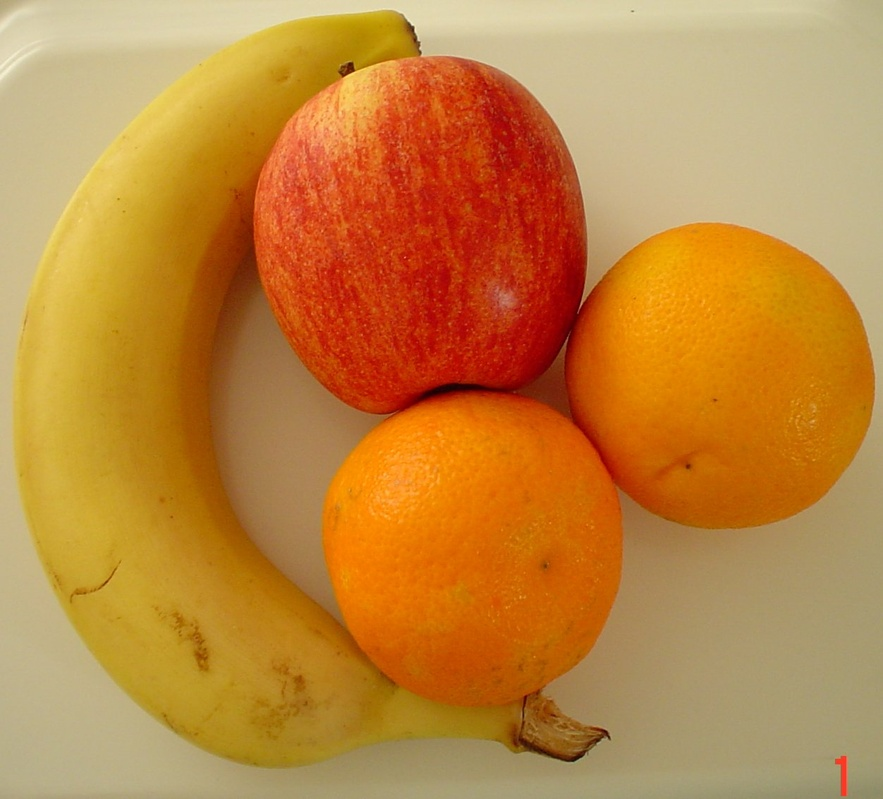
//> input picture color-based-object-detection/source/fruit-plate-2.jpeg, 883 x 799 px, shrunk from 1252 x 1132 before the run
$ ./ObjectDetectionHSV fruit-plate-2.jpeg 3   (built with g++ and OpenCV 4)
//> lines starting //> are read from the running program, lines starting //| are printed output that depends on the picture; after the words box and inside, x2 and y2 are one past the last pixel; in counts of white or black regions, pixels touching at a corner belong together
#include <opencv2/core/core.hpp>
#include <opencv2/highgui/highgui.hpp>
#include <opencv2/imgproc/imgproc.hpp>
#include <iostream>
#include <cstdlib>

using namespace cv;
using namespace std;


char window_name1[] = "Original Image";
char window_name2[] = "OrangeOnly Image";
int offset = 0;

Mat findHSVColor(const Mat& srcImage,  int rng=15) {

    // Make sure that your input image uses the channel order B, G, R (check not implemented).
    Mat inputClone = srcImage.clone();
    Mat imgThreshold, imgThreshold0, imgThreshold1;

    // In the HSV-color space the color 'orange' is located around the H-value 0 and also around the
    // H-value 180. That is why you need to threshold your image twice and the combine the results.
    inRange(inputClone, Scalar(0, 21, 185, 0), Scalar(rng, 255, 255, 0), imgThreshold0);

    if (rng > 0) {
        inRange(inputClone, Scalar(180-15, 21, 185, 0), Scalar(180, 255, 255, 0), imgThreshold1);
        bitwise_or(imgThreshold0, imgThreshold1, imgThreshold);
    } else {
        imgThreshold = imgThreshold0;
    }

    return imgThreshold;
}

int main( int argc, char** argv) {

    /// Load the source image

    Mat srcImage = imread(argv[1], 1);
//> srcImage is the input picture: 799 rows x 883 cols, CV_8UC3; mean B, G, R 62.6, 133.3, 191.8

    offset = atoi(argv[2]);
//> offset = 3

    if (! srcImage.data ) {
        cout <<  "Could not open or find the image" << std::endl ;
        return -1;
    }

    namedWindow(window_name1, WINDOW_AUTOSIZE );
    imshow("Original Image", srcImage);

    Mat orangeOnly = findHSVColor(srcImage);
//> in findHSVColor, `inRange(inputClone, Scalar(0, 21, 185, 0), Scalar(rng, 255, 255, 0), i..`:
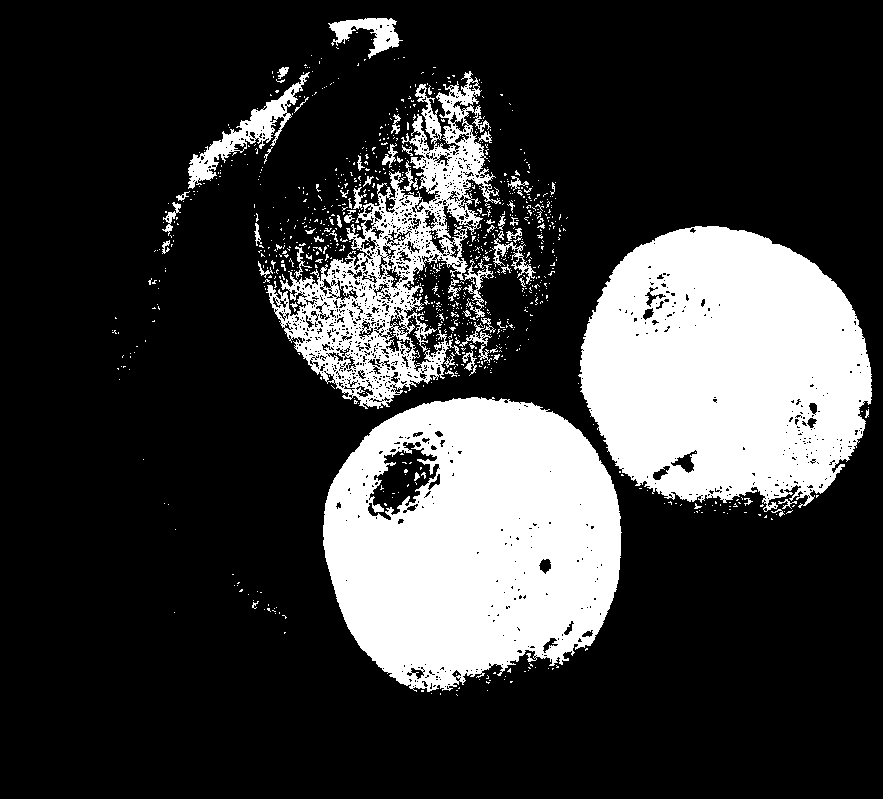
//> imgThreshold0: 799 rows x 883 cols, CV_8UC1; 22.9% white; 938 white regions (873 under 20 px), largest, box (x1, y1, x2, y2) and area: (323, 397, 622, 692) 65255, (578, 226, 872, 512) 62646, (266, 71, 501, 409) 23034
//> in findHSVColor, `inRange(inputClone, Scalar(180-15, 21, 185, 0), Scalar(180, 255, 255, ..`:
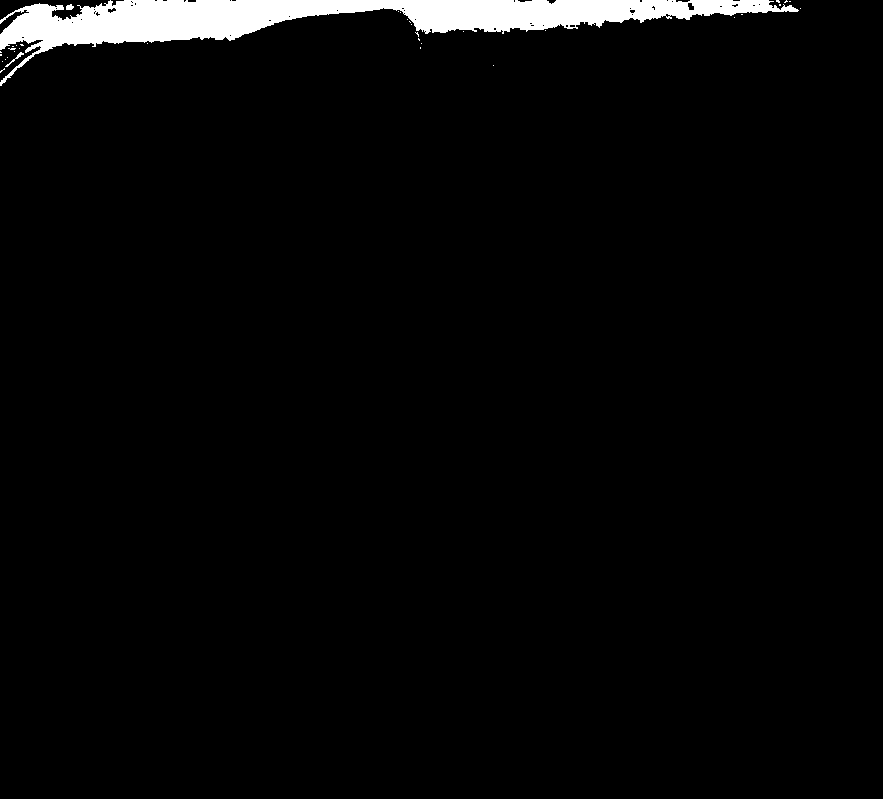
//> imgThreshold1: 799 rows x 883 cols, CV_8UC1; 2.9% white; 35 white regions (32 under 20 px), largest, box (x1, y1, x2, y2) and area: (0, 0, 799, 86) 20441, (5, 52, 24, 67) 48, (66, 4, 74, 10) 36
//> in findHSVColor, `bitwise_or(imgThreshold0, imgThreshold1, imgThreshold);`:
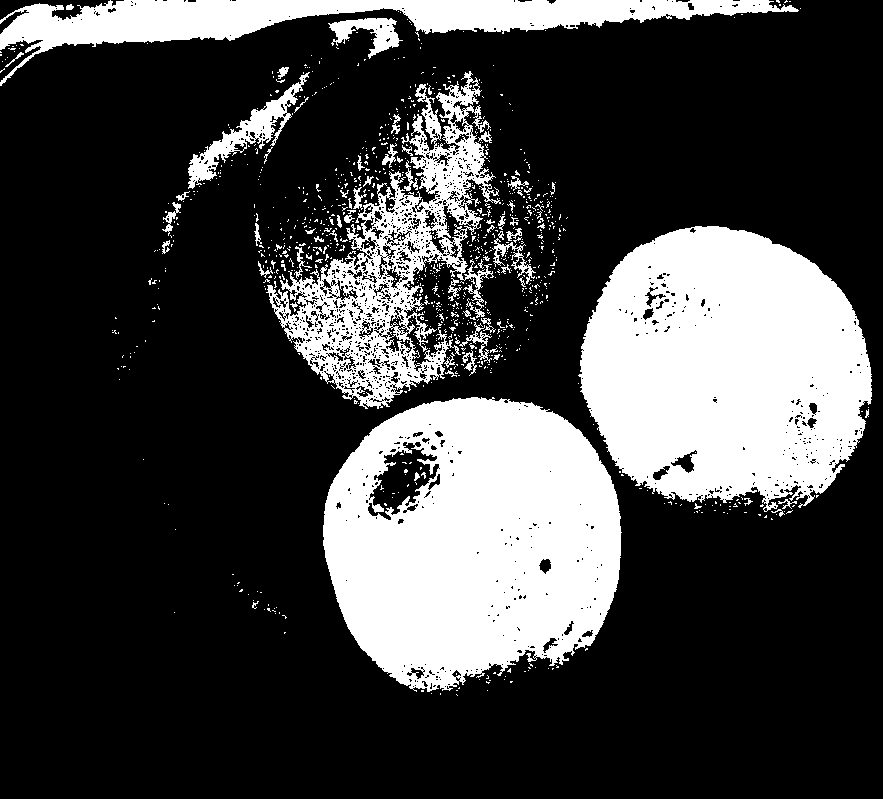
//> imgThreshold: 799 rows x 883 cols, CV_8UC1; 25.9% white; 973 white regions (905 under 20 px), largest, box (x1, y1, x2, y2) and area: (323, 397, 622, 692) 65255, (578, 226, 872, 512) 62646, (266, 71, 501, 409) 23034
    namedWindow( window_name2, WINDOW_AUTOSIZE );
    imshow("orangeOnly", orangeOnly);

    imwrite( "image-detected-orange-50-hsv.jpg", orangeOnly );

    waitKey();

    return 0;
}
